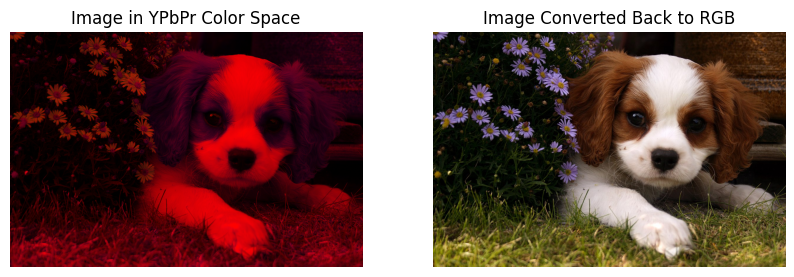
#> input picture Ybpr.png, 794 x 277 px, found by its file name
$ jupyter execute histogramEqualization.ipynb
#> lines starting #> are read from the running program, lines starting #| are printed output that depends on the picture
[cell 1]
# Import required packages
from google.colab import files
import cv2
import matplotlib.pyplot as plt

# Upload the image
uploaded = files.upload()
#> the answer given: Ybpr.png

# Get the filename of the uploaded image
filename = next(iter(uploaded))

# Read the image
src = cv2.imread(filename)
#> src is the input picture: shape (277, 794, 3); mean B, G, R 81.6, 86.2, 116.7

# ==========================
# SECTION: Grayscale Conversion and Histogram Equalization
# ==========================
# Convert to grayscale
src_gray = cv2.cvtColor(src, cv2.COLOR_BGR2GRAY)
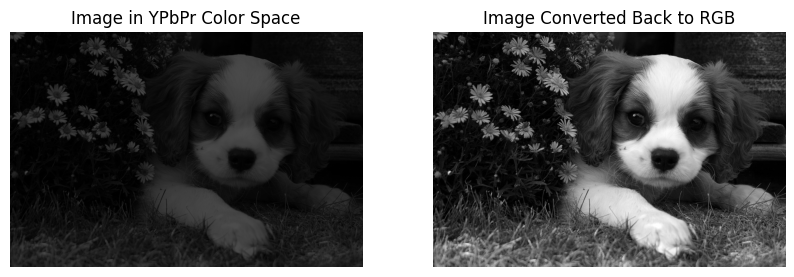
#> src_gray: shape (277, 794); min 0, max 255, mean 94.8

# Apply histogram equalization
src_eqlzd = cv2.equalizeHist(src_gray)  # Performs Histogram Equalization
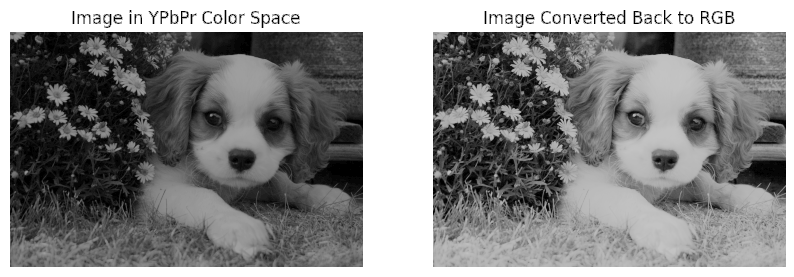
#> src_eqlzd: shape (277, 794); min 0, max 255, mean 134.1

# Show both images
plt.figure(figsize=(10, 5))

# Original Image
plt.subplot(1, 2, 1)
plt.imshow(src_gray, cmap='gray')
plt.title("Original Grayscale Image")
plt.axis('off')

# Equalized Image
plt.subplot(1, 2, 2)
plt.imshow(src_eqlzd, cmap='gray')
plt.title("Histogram Equalized Image")
plt.axis('off')

plt.show()
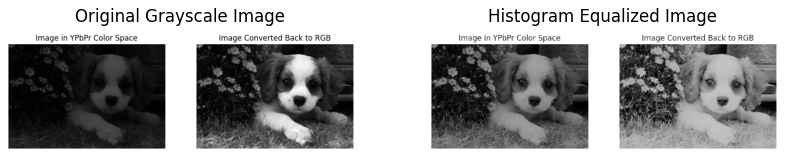
#> figure drawn by matplotlib, 2 panels
